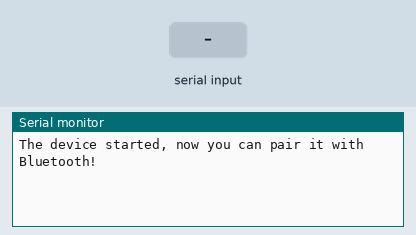
This sketch was run on a simulated ESP32. Shown: the last lines printed to the serial monitor. The test bench sets the inputs (shaded band). Nothing arrives over Bluetooth unless stated.

Above: at 1.2 s.
1.3 s: "1" received over the second serial link
At 2.5 s:
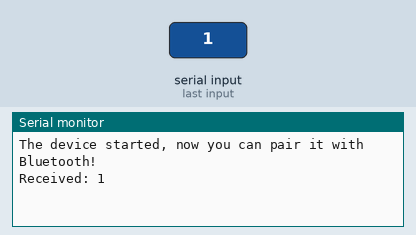
2.8 s: "0" received over the second serial link
At 4.0 s:
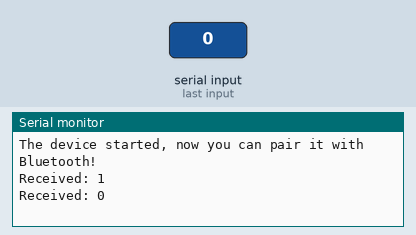
4.3 s: "2" received over the second serial link
At 4.9 s:
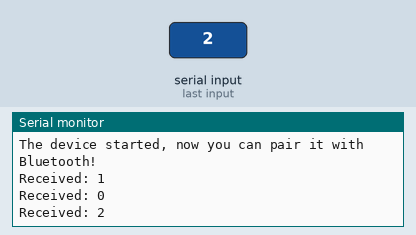

Measured:
- after the input at 1.3 s, the serial monitor: prints a new line at once (image 1)
- after the input at 2.8 s, the serial monitor: prints a new line at once (image 2)
- after the input at 4.3 s, the serial monitor: prints a new line at once (image 3)

The sketch:

BasicBluetooth.ino
```cpp
#include "BluetoothSerial.h"

BluetoothSerial SerialBT;

void setup() {
  Serial.begin(115200);
  SerialBT.begin("ESP32_Echo");
  Serial.println("The device started, now you can pair it with Bluetooth!");
}

void loop() {
  if (SerialBT.available()) {
    // Buffer to store incoming data
    char incomingMessage[256]; // Adjust the size as necessary
    int index = 0;

    // Read incoming message into the buffer
    while (SerialBT.available() && index < sizeof(incomingMessage) - 1) {
      incomingMessage[index++] = SerialBT.read();
    }
    incomingMessage[index] = '\0'; // Null-terminate the string

    // Print received message to Serial Monitor
    Serial.print("Received: ");
    Serial.println(incomingMessage);

    // Echo the message back
    SerialBT.print("Echo: ");
    SerialBT.println(incomingMessage);
  }

  delay(20);
}
```
